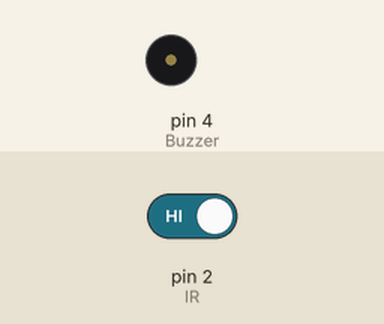
A sketch run on a simulated Arduino Uno, built with avr-gcc and run on an emulated ATmega328P. On the bench: buzzer (waves = sounding, pin HIGH). Inputs (shaded band) come from the test bench; at power-on: pin 2 (IR) HIGH.

Above: at 1.2 s.
1.3 s: pin 2 (IR) driven LOW
At 2.5 s:
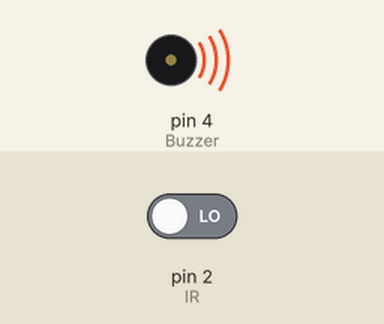
2.8 s: pin 2 (IR) driven HIGH
At 3.7 s:
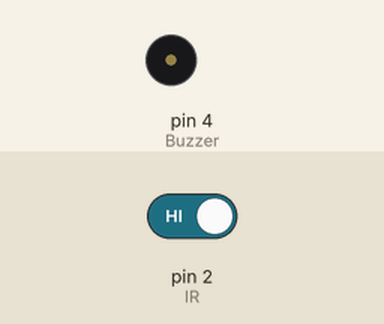
Timing chart, 0 to 5.8 s (numbered marks = the images above; inputs shaded):
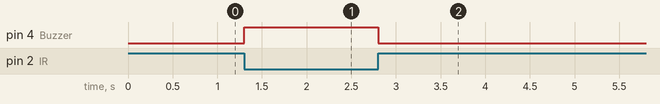

The sketch:

2-_IR_Sensor_.ino
```cpp
int Buzzer = 4 ;// define Buzzer Interface
int IR = 2; // define the obstacle avoidance sensor interface
int val ;// define numeric variables val

void setup ()
{
  pinMode (Buzzer, OUTPUT) ;// define Buzzer as output interface
  pinMode (IR, INPUT) ;// define the obstacle avoidance sensor output interface
}
void loop ()
{
  val = digitalRead (IR) ;// digital interface will be assigned a value of 2 to read val
  if (val == LOW) // When the obstacle avoidance sensor detects a signal, Buzzer on
  {
    digitalWrite (Buzzer, HIGH);
  }
  else
  {
    digitalWrite (Buzzer,LOW);
  }
}
```

Measured:
- after the input at 1.3 s, pin 4 (Buzzer): LOW → HIGH at once
- after the input at 2.8 s, pin 4 (Buzzer): HIGH → LOW at once
